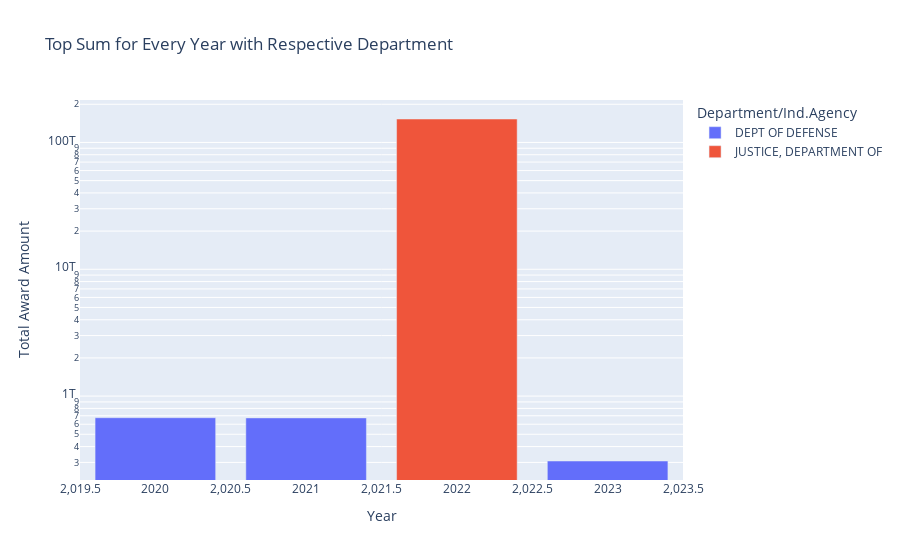

The notebook cell saved with this chart:
### Code cell
fig = px.bar(top_sum_per_year, x='Year', y='Award$', color='Department/Ind.Agency',
             title='Top Sum for Every Year with Respective Department',
             labels={'Award$': 'Total Award Amount', 'Year': 'Year'},
             log_y=True)  # Set log scale for y-axis

# Show the interactive plot
fig.show()

### Figure 1 — Plotly figure (JSON) as saved in the notebook; plotly's stock layout.template omitted (floating-point values rounded to 4 significant figures)
{"data": [{"alignmentgroup": "True", "hovertemplate": "Department/Ind.Agency=DEPT OF DEFENSE<br>Year=%{x}<br>Total Award Amount=%{y}<extra></extra>", "legendgroup": "DEPT OF DEFENSE", "marker": {"color": "#636efa", "pattern": {"shape": ""}}, "name": "DEPT OF DEFENSE", "offsetgroup": "DEPT OF DEFENSE", "orientation": "v", "showlegend": true, "textposition": "auto", "type": "bar", "x": [2020, 2021, 2023], "xaxis": "x", "y": [675300000000.0, 673200000000.0, 307800000000.0], "yaxis": "y"}, {"alignmentgroup": "True", "hovertemplate": "Department/Ind.Agency=JUSTICE, DEPARTMENT OF<br>Year=%{x}<br>Total Award Amount=%{y}<extra></extra>", "legendgroup": "JUSTICE, DEPARTMENT OF", "marker": {"color": "#EF553B", "pattern": {"shape": ""}}, "name": "JUSTICE, DEPARTMENT OF", "offsetgroup": "JUSTICE, DEPARTMENT OF", "orientation": "v", "showlegend": true, "textposition": "auto", "type": "bar", "x": [2022], "xaxis": "x", "y": [153100000000000.0], "yaxis": "y"}], "layout": {"barmode": "relative", "legend": {"title": {"text": "Department/Ind.Agency"}, "tracegroupgap": 0}, "title": {"text": "Top Sum for Every Year with Respective Department"}, "xaxis": {"anchor": "y", "domain": [0, 1], "title": {"text": "Year"}}, "yaxis": {"anchor": "x", "domain": [0, 1], "title": {"text": "Total Award Amount"}, "type": "log"}}}
